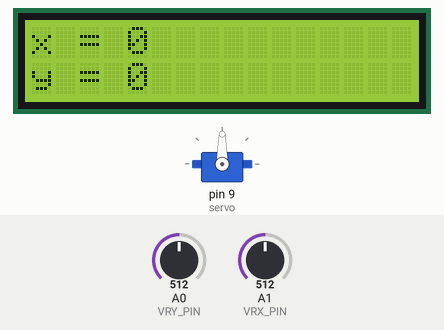
Bench run of a sketch on a simulated Arduino Uno, built with avr-gcc and run on an emulated ATmega328P. On the bench: 16×2 character LCD, servo. Inputs (shaded band) come from the test bench; at power-on: A0 (VRY_PIN) = 512, A1 (VRX_PIN) = 512. What the sketch prints to the serial monitor is not drawn.

Above: at 1.2 s.
1.3 s: A0 (VRY_PIN) set to 716
At 2.1 s:
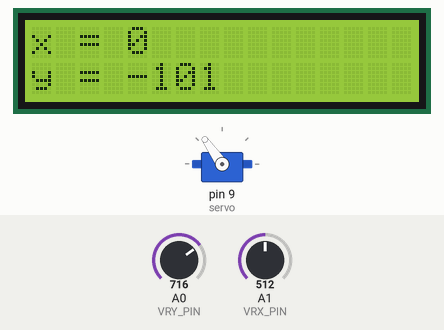
3.0 s: A0 (VRY_PIN) set to 900
At 3.6 s:
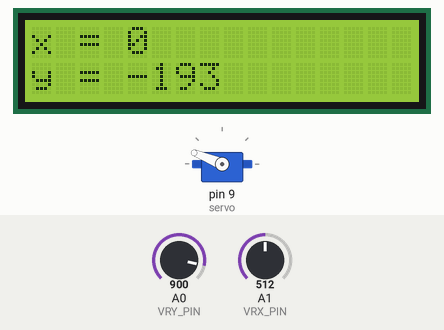
4.6 s: A0 (VRY_PIN) set to 1023
At 5.1 s:
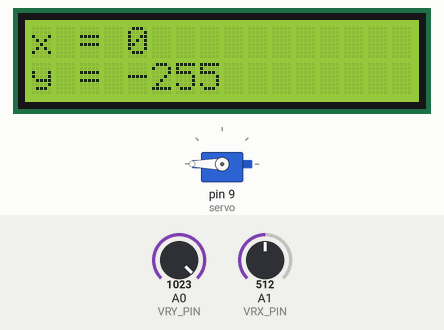
6.2 s: A0 (VRY_PIN) set to 306
At 7.4 s:
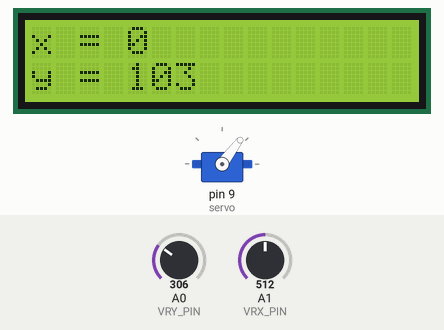
7.7 s: A1 (VRX_PIN) set to 716
At 9.0 s:
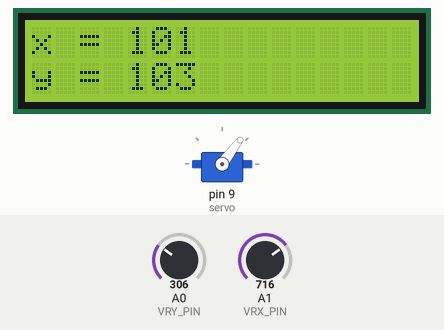
9.3 s: A0 (VRY_PIN) set to 122
At 10.7 s:
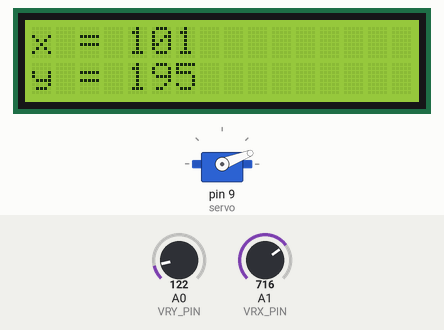
Timing chart, 0 to 12.0 s (numbered marks = the images above; inputs shaded):
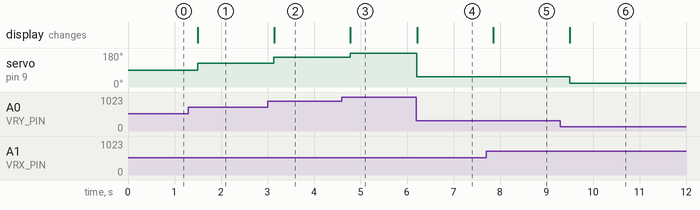

The sketch:

3-StepperMotor.ino
```cpp
// Stepper Motor Control using Joystick and Arduino

#include <LiquidCrystal.h>
#include <Servo.h>

// initialize the library with the numbers of the interface pins
LiquidCrystal lcd(7, 6, 5, 4, 3, 2);
Servo servo;

#define VRX_PIN  A1 // Arduino pin connected to VRX pin
#define VRY_PIN  A0 // Arduino pin connected to VRY pin

int xValue = 0; // To store value of the X axis
int yValue = 0; // To store value of the Y axis
int angle = 0; // To store the angle of the servo motor

void setup() {
    Serial.begin(9600);
    lcd.begin(16, 2); // initialize the lcd for 16 chars 2 lines
    servo.attach(9);
    servo.write(0);
}

void loop() {
    // read analog X and Y analog values
    xValue = analogRead(VRX_PIN);
    yValue = analogRead(VRY_PIN);

    int x = map(xValue, 0, 1023, -255, 255); // map the value to a range of -255 to 255
    int y = map(yValue, 0, 1023, 255, -255); // map the value to a range of -255 to 255

    int angle = map(yValue, 0, 1023, 0, 180);

    servo.write(angle);

    // print data to Serial Monitor on Arduino IDE
    Serial.print("x = ");
    Serial.print(x);
    Serial.print(", y = ");
    Serial.println(y);

    // print data to LCD
    lcd.clear();
    lcd.setCursor(0, 0);
    lcd.print("x = ");
    lcd.print(x);
    lcd.setCursor(0, 1);
    lcd.print("y = ");
    lcd.print(y);

    delay(200);
}
```

Measured:
- after the input at 1.3 s, servo on pin 9 (servo): 90° → 125° after 0.20 s; the display: changes after 0.20 s (image 1)
- after the input at 3.0 s, servo on pin 9 (servo): 125° → 158° after 0.14 s; the display: changes after 0.14 s (image 2)
- after the input at 4.6 s, servo on pin 9 (servo): 158° → 180° after 0.18 s; the display: changes after 0.18 s (image 3)
- after the input at 6.2 s, servo on pin 9 (servo): 180° → 53° at once; the display: changes at once (image 4)
- after the input at 7.7 s, the display: changes after 0.16 s (image 5)
- after the input at 9.3 s, servo on pin 9 (servo): 53° → 21° after 0.20 s; the display: changes after 0.20 s (image 6)
